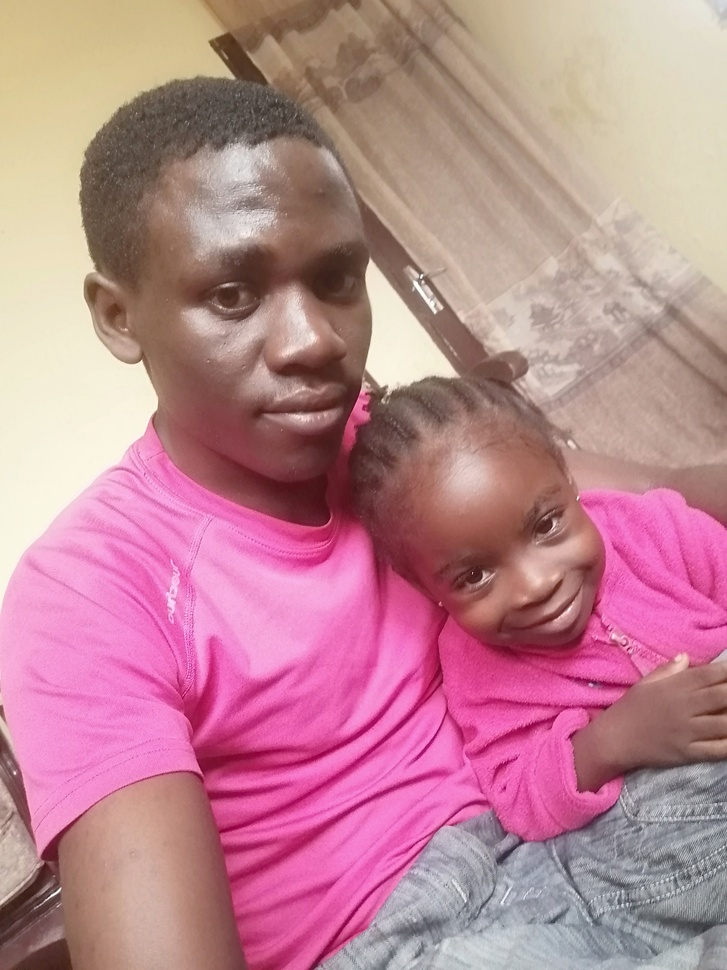
%> input picture Matlabtut/session1/matwork.jpg, 727 x 970 px, shrunk from 3456 x 4608 before the run
$ octave session3.m   (GNU Octave 9; MATLAB toolbox functions it lacks are replaced by stand-ins)
%> lines starting %> are read from the running program, lines starting %| are printed output that depends on the picture
x = imread('matwork.jpg');
%> x is the input picture: size 970x727x3 uint8; mean R, G, B 188.5, 134.9, 145.9
subplot(2,2,1);
imshow(x);

addimg=imadd(x, 100);
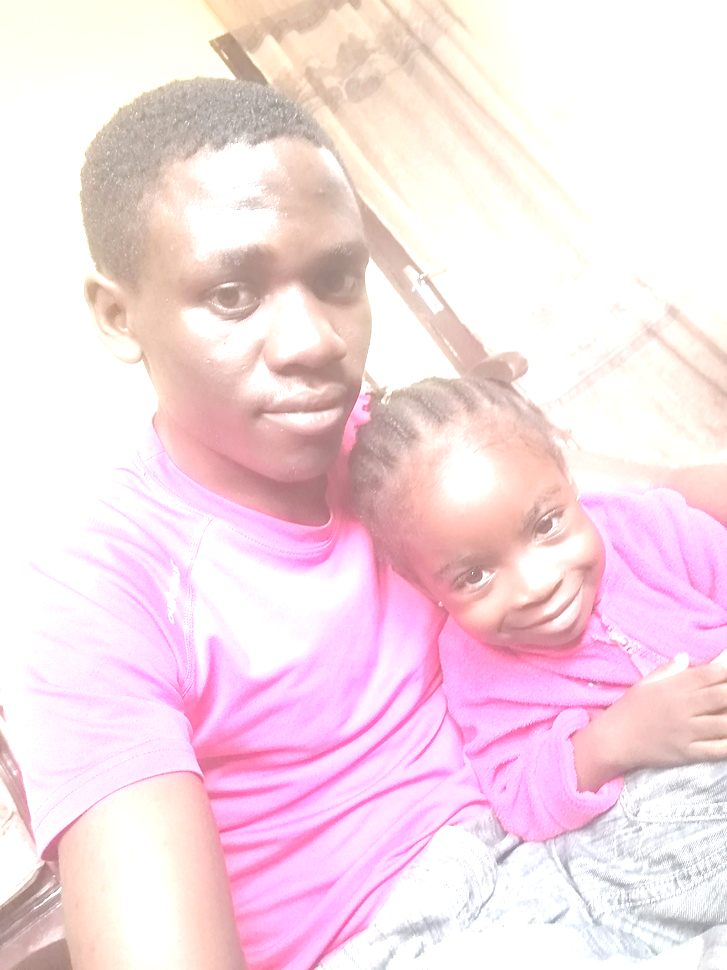
%> addimg: size 970x727x3 uint8; mean R, G, B 246.6, 221.3, 229.5
subplot(2,2,2);
imshow(addimg);

subimg=imsubtract(x, 200);
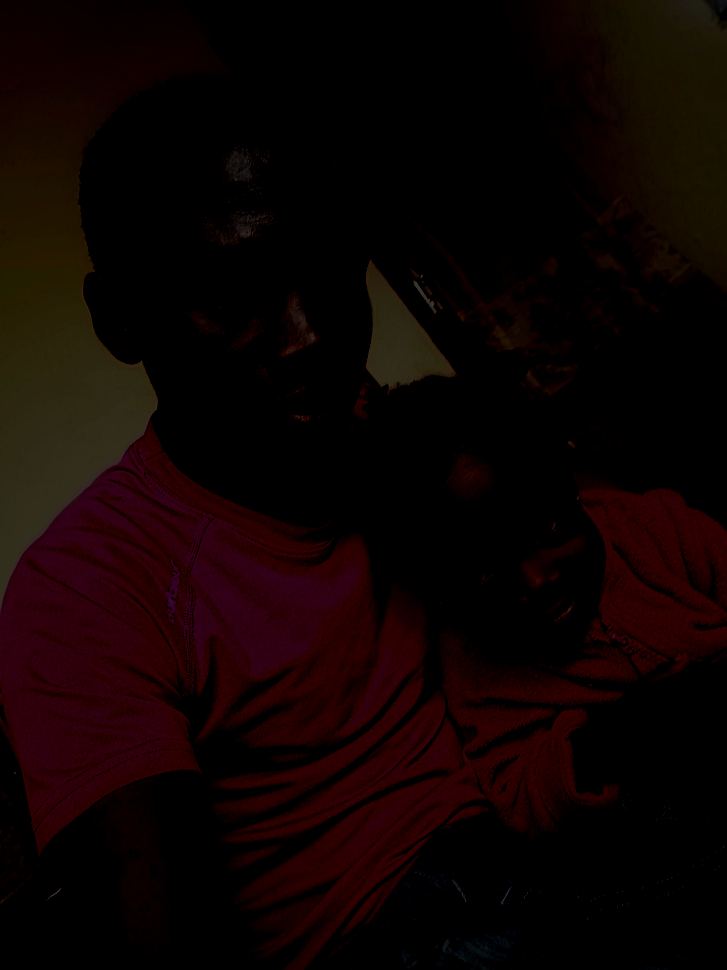
%> subimg: size 970x727x3 uint8; mean R, G, B 14.5, 3, 2
subplot(2,2,3);
imshow(subimg)
